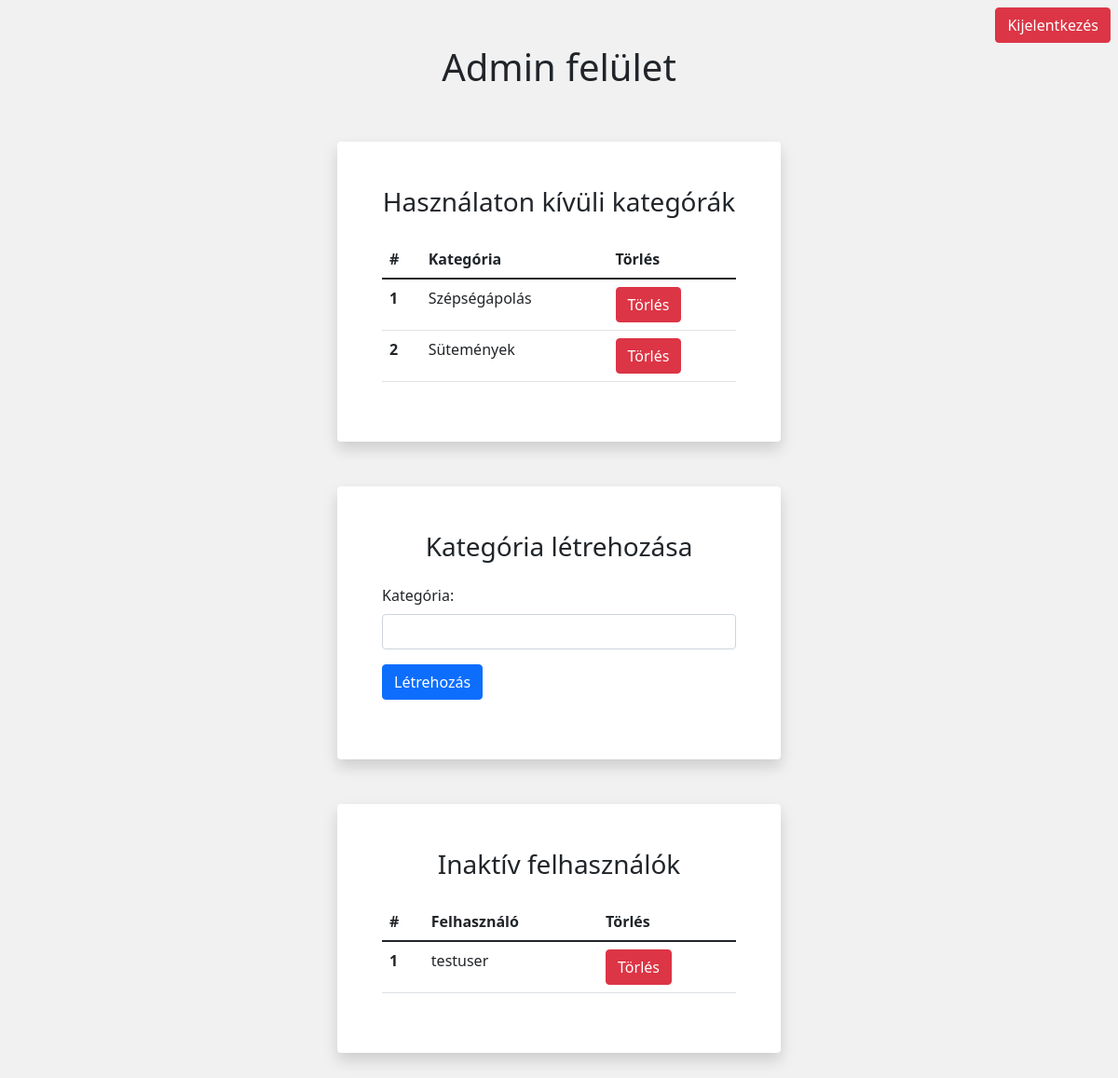
The page /adminindex.php (signed in) on the database its author committed.
### tables this page shows
CREATE TABLE `category` (
  `id` int(11) NOT NULL,
  `category_name` varchar(50) NOT NULL
);

CREATE TABLE `authors` (
  `id` int(11) NOT NULL,
  `author_name` varchar(55) NOT NULL,
  `author_password` varchar(255) NOT NULL,
  `author_image` varchar(70) NOT NULL
);

### models/adminmodel.php (called while the page is built, shortened)
<?php
require_once './app/connection.php';
function getUnusedCategory() {
    $conn = connection();
    $sql = "SELECT category.id, category.category_name FROM category
            LEFT JOIN posts on category.id = posts.category_id
            WHERE ISNULL(posts.category_id);";
    $result = dbSelect($conn, $sql);
    $detail = getData($result);
    return $detail;
}
function getPassiveUsers() {
    $conn = connection();
    $sql = "SELECT authors.id, authors.author_name FROM authors
            LEFT JOIN posts on authors.id = posts.author_id
            WHERE ISNULL(posts.author_id);";
    $result = dbSelect($conn, $sql);
    $detail = getData($result);
    return $detail;
}

### app/connection.php (called while the page is built, shortened)
<?php
function dbSelect($link, $query) {
    return mysqli_query($link, $query);
}
function getData($result) {
    $detail = [];
    while($row = mysqli_fetch_assoc($result)) {
        $detail[] = $row;
    }
    return $detail;
}

### adminindex.php (the view, shortened to what this page needs)
<?php
require_once './models/adminmodel.php';
$categories = getUnusedCategory();
$users = getPassiveUsers();
include 'includes/header.php';
?>
<a class="float-end m-2 btn btn-danger" href="adminlogout.php">Kijelentkezés</a>
<div class="container col-lg-5">
    <h1 class="text-center p-5">Admin felület</h1>
    <div class="bg-white shadow p-5 mb-5 bg-white rounded">
        <h3 class="text-center pb-3">Használaton kívüli kategórák</h3>
        <table class="table">
            <thead>
                <tr>
            <th scope="col">#</th>
            <th scope="col">Kategória</th>
            <th scope="col">Törlés</th>
            </tr>
        </thead>
        <tbody>
            <?php
            for($i = 0; $i < count($categories); $i++) {
                ?>
            <tr>
                <th scope="row"><?php print($i + 1);?></th>
                <td><?php print($categories[$i]['category_name']);?></td>
                <td>
                    <a class="btn btn-danger" href="adminindex.php?catid=<?php print($categories[$i]['id']);?>" onClick="return confirm('Biztos vagy benne?')">Törlés</a>
                </td>
            </tr>
            <?php
            }
            ?>
        </tbody>
        </table>
    </div>
    <div class="bg-white shadow p-5 mb-5 bg-white rounded">
        <h3 class="text-center pb-3">Kategória létrehozása</h3>
        <form class="mb-3" action="" method="POST">
            <div class="mb-3">
                <label for="newcategory" class="form-label">Kategória:</label>
                <input type="text" id="newcategory" name="newcategory" class="form-control" value="">
            </div>
            <input type="submit" class="btn btn-primary" value="Létrehozás">
        </form>
    </div>
    <div class="bg-white shadow p-5 mb-5 bg-white rounded">
        <h3 class="text-center pb-3">Inaktív felhasználók</h3>
        <table class="table">
        <thead>
            <tr>
            <th scope="col">#</th>
            <th scope="col">Felhasználó</th>
            <th scope="col">Törlés</th>
            </tr>
        </thead>
        <tbody>
        <?php
            for($j = 0; $j < count($users); $j++) {
            ?>
            <tr>
            <th scope="row"><?php print($j + 1);?></th>
            <td><?php print($users[$j]['author_name']);?></td>
            <td>
            <a class="btn btn-danger" href="adminindex.php?userid=<?php print($users[$j]['id']);?>" onClick="return confirm('Biztos vagy benne?')">Törlés</a>
            </td>
            </tr>
            <?php
            }
            ?>
        </tbody>
        </table>
    </div>
</div>
<?php
include 'includes/footer.php';
?>

### assets/style/style.css (style rules this page uses)
* { margin: 0; padding: 0; box-sizing: border-box; }
body { background-color: rgb(241, 241, 241); }

### rows shown on the page
category: category_name "Szépségápolás"
category: category_name "Sütemények"
authors: author_name "testuser"
